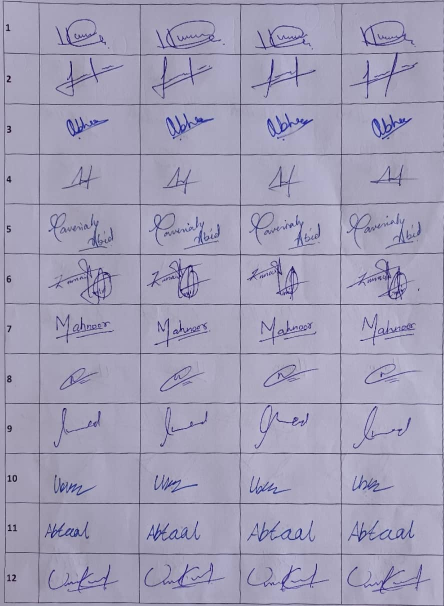
#> input picture images/image1.jpg, 888 x 1212 px, found by its file name (shown at 1/2 size)
$ jupyter execute --allow-errors code.ipynb
#> lines starting #> are read from the running program, lines starting #| are printed output that depends on the picture
# Libraries

[cell 1]
#libraries
import numpy as np
import pandas as pd
from PIL import Image
import cv2
import re
import matplotlib.pyplot as plt
import os
import numpy as np
sign_index=1

# Read and Scale Image

[cell 2]
def read_and_scale_image(path):
    image = cv2.imread(path)
    if path !="C:\\Users\\Nutech\\Desktop\\Semester 7\\Gen AI\\test code\\genai\\img\\images\\image16.jpg":
        image = cv2.resize(image, (888, 1212))
    scale_percent = 50
    width = int(image.shape[1] * scale_percent / 100)
    height = int(image.shape[0] * scale_percent / 100)
    dim = (width, height)

    resize=cv2.resize(image, dim, interpolation=cv2.INTER_AREA)
    return resize

# Extract Signatures

[cell 3]
def extract_rows_and_save_images(image, output_directory='output_images'):
    # Define dimensions of each row and columns
    box_height = 50
    column_widths = [36, 105, 105, 105, 105]  # widths for each of the 5 columns

    # Calculate the number of rows in the image
    num_rows = image.shape[0] // box_height

    # Ensure output directory exists
    os.makedirs(output_directory, exist_ok=True)

    for row in range(num_rows):
        # Calculate the y-coordinate for the current row
        y_start = row * box_height
        y_end = y_start + box_height

        # Crop the row image
        row_image = image[y_start:y_end, :]

        # Extract the ID from the first column
        id_region = row_image[:, :column_widths[0]]  # First column
        id_gray = cv2.cvtColor(id_region, cv2.COLOR_BGR2GRAY)
        _, id_thresh = cv2.threshold(id_gray, 200, 255, cv2.THRESH_BINARY_INV)

        # Find contours to extract the ID number
        id_contours, _ = cv2.findContours(id_thresh, cv2.RETR_EXTERNAL, cv2.CHAIN_APPROX_SIMPLE)
        if id_contours:
            id_contour = max(id_contours, key=cv2.contourArea)
            x, y, w, h = cv2.boundingRect(id_contour)
            id_number = id_region[y:y+h, x:x+w]
            id_number = cv2.resize(id_number, None, fx=4, fy=4, interpolation=cv2.INTER_CUBIC)

            global sign_index

            id_folder = os.path.join(output_directory,str(sign_index))
            sign_index+=1
            os.makedirs(id_folder, exist_ok=True)


            # Loop through the sign columns (2nd to 5th)
            for col in range(1, 5):  # 1 to 4 for sign columns
                sign_x_start = sum(column_widths[:col])  # Start x-coordinate for the sign
                sign_x_end = sign_x_start + column_widths[col]  # End x-coordinate for the sign

                # Crop the sign image
                sign_image = row_image[:, sign_x_start:sign_x_end]

                # Save the sign image in the respective folder
                sign_image_path = os.path.join(id_folder, f'sign_{col}.png')
                cv2.imwrite(sign_image_path, sign_image)

            print(f"Saved images for ID {sign_index} in folder: {id_folder}")

[cell 4]
global sign_index
sign_index=1

# Process Images

[cell 5]
import os
import cv2
# Function to sort filenames numerically
def sort_key(filename):
    numbers = re.findall(r'\d+', filename)
    return int(numbers[0]) if numbers else filename

# Function to process images in the directory
def process_images_in_directory(directory_path, output_directory='output_images'):
    # Ensure the output directory exists
    os.makedirs(output_directory, exist_ok=True)

    # List image files and sort them numerically
    image_filenames = [f for f in os.listdir(directory_path) if f.endswith(('.png', '.jpg'))]
    sorted_filenames = sorted(image_filenames, key=sort_key)

    # Loop over all sorted image files
    for filename in sorted_filenames:
        image_path = os.path.join(directory_path, filename)

        # Process the image (e.g., extract rows and save images)
        image = read_and_scale_image(image_path)
#> in read_and_scale_image, image is the input picture: shape (1212, 888, 3); mean B, G, R 182.8, 158.5, 162.2
#> in read_and_scale_image, `resize=cv2.resize(image, dim, interpolation=cv2.INTER_AREA)`:
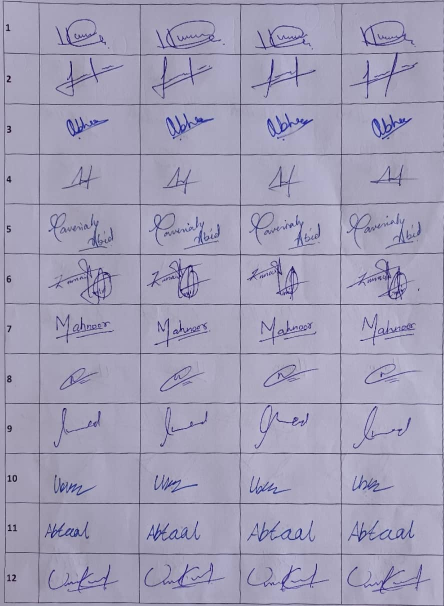
#> resize: shape (606, 444, 3); mean B, G, R 182.9, 158.6, 162.3
        if image is not None:
            extract_rows_and_save_images(image, output_directory)
#> the loop in extract_rows_and_save_images, `for row in range(num_rows):` made 12 passes
#> pass 1, in extract_rows_and_save_images, `row_image = image[y_start:y_end, :]`:
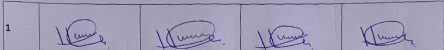
#> row_image: shape (50, 444, 3); mean B, G, R 181, 155.7, 159.6
#> pass 1, in extract_rows_and_save_images, `id_region = row_image[:, :column_widths[0]]`:
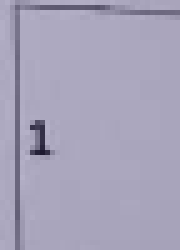
#> id_region: shape (50, 36, 3) (shown 5 times larger); mean B, G, R 185.7, 162.7, 166.7
#> after the loop in extract_rows_and_save_images, `for row in range(num_rows):`:
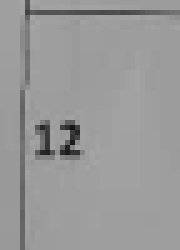
#> id_gray: shape (50, 36) (shown 5 times larger); min 20, max 165, mean 152.9
#> after the loop in extract_rows_and_save_images, `for row in range(num_rows):`: sign_index = 13
#> pass 2 of the loop in process_images_in_directory, `for filename in sorted_filenames:`:
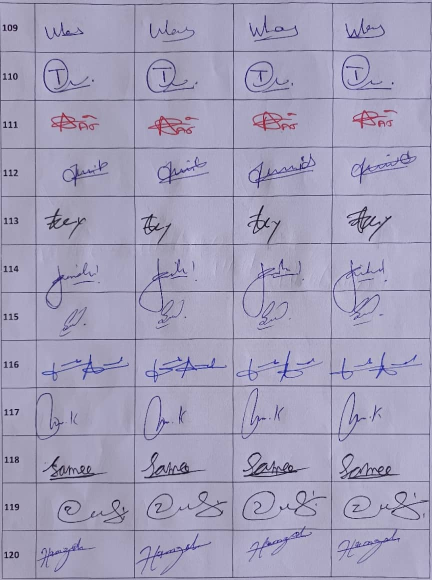
#> input picture images/image10.jpg, 864 x 1160 px, found by its file name (shown at 1/2 size)
#> in read_and_scale_image, image is the input picture: shape (1160, 864, 3); mean B, G, R 186.3, 159.6, 163.5
#> image: shape (1212, 888, 3)
#> the loop in extract_rows_and_save_images (call 2), `for row in range(num_rows):` made 12 passes
#| Saved images for ID 14 in folder: output_images/13
#| Saved images for ID 15 in folder: output_images/14
#| Saved images for ID 16 in folder: output_images/15
#| Saved images for ID 17 in folder: output_images/16
#| Saved images for ID 18 in folder: output_images/17
#> (further printed lines are left out)
#> pass 1, in extract_rows_and_save_images (call 2), `id_number = cv2.resize(id_number, None, fx=4, fy=4, interpolation=cv2...`:
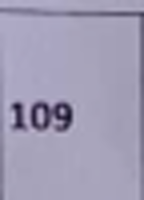
#> id_number: shape (200, 144, 3); mean B, G, R 180.6, 156.3, 160.7
#> after the loop in extract_rows_and_save_images (call 2), `for row in range(num_rows):`:
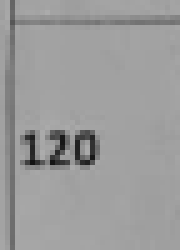
#> id_gray: shape (50, 36) (shown 5 times larger); min 19, max 172, mean 155.4
#> after the loop in extract_rows_and_save_images (call 2), `for row in range(num_rows):`: sign_index = 25
#> pass 3 of the loop in process_images_in_directory, `for filename in sorted_filenames:`:
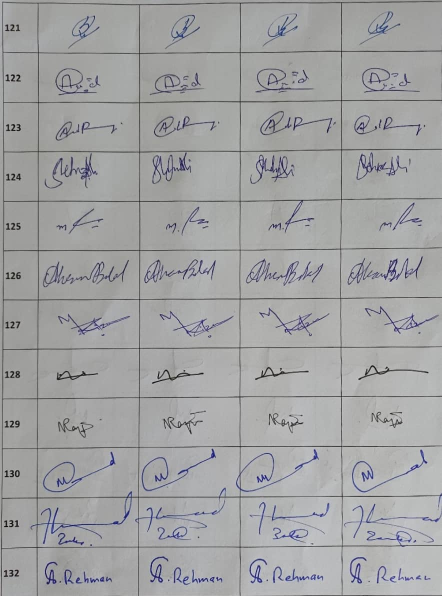
#> input picture images/image11.jpg, 884 x 1192 px, found by its file name (shown at 1/2 size)
#> in read_and_scale_image, image is the input picture: shape (1192, 884, 3); mean B, G, R 163.5, 162.8, 162.3
#> image: shape (1212, 888, 3)
#> the loop in extract_rows_and_save_images (call 3), `for row in range(num_rows):` made 12 passes
#| Saved images for ID 26 in folder: output_images/25
#| Saved images for ID 27 in folder: output_images/26
#| Saved images for ID 28 in folder: output_images/27
#| Saved images for ID 29 in folder: output_images/28
#| Saved images for ID 30 in folder: output_images/29
#> (further printed lines are left out)
#> pass 1, in extract_rows_and_save_images (call 3), `id_number = cv2.resize(id_number, None, fx=4, fy=4, interpolation=cv2...`:
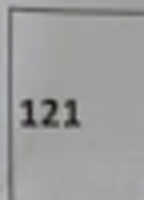
#> id_number: shape (200, 144, 3); mean B, G, R 156.5, 157, 156.7
#> after the loop in extract_rows_and_save_images (call 3), `for row in range(num_rows):`:
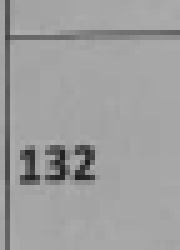
#> id_gray: shape (50, 36) (shown 5 times larger); min 29, max 174, mean 158.2
#> after the loop in extract_rows_and_save_images (call 3), `for row in range(num_rows):`: sign_index = 37
#> the loop made 4 passes; the first 3 are shown

# Example usage
process_images_in_directory('C:\\Users\\Nutech\\Desktop\\Semester 7\\Gen AI\\test code\\genai\\img\\images', 'output_images')

# Augment Images

[cell 6]
import os
import cv2
import numpy as np
import imgaug.augmenters as iaa

# Function to apply augmentations to an image
# [10 lines left out: function augment_image, not called in this run]

# Function to process a folder of images
def augment_images_in_folder(folder_path):
    for filename in os.listdir(folder_path):
        img_path = os.path.join(folder_path, filename)

        # Check if the file is an image
        if filename.endswith('.jpg') or filename.endswith('.png') or filename.endswith('.jpeg'):
            # Read the image
            image = cv2.imread(img_path)
            # Apply augmentation
            augmented_images = [augment_image(image) for _ in range(10)]  # Create 10 augmented versions

            # Save the augmented images in the same folder
            for i, aug_img in enumerate(augmented_images):
                aug_filename = f"aug_{i}_{filename}"
                aug_img_path = os.path.join(folder_path, aug_filename)
                cv2.imwrite(aug_img_path, aug_img)
                print(f"Saved {aug_img_path}")

# Main function to process all folders
def augment_all_images_in_output_directory(output_dir):
    for folder_name in os.listdir(output_dir):
        folder_path = os.path.join(output_dir, folder_name)

        # Check if the path is a directory
        if os.path.isdir(folder_path):
            print(f"Processing folder: {folder_path}")
            augment_images_in_folder(folder_path)

# Set the path to the 'output images' directory
output_directory = 'output_images'
#> output_directory = 'output_images'

# Augment images in all subfolders
augment_all_images_in_output_directory(output_directory)
#| Processing folder: output_images/1
#> pass 2 of the loop in augment_all_images_in_output_directory, `for folder_name in os.listdir(output_dir):`:
#| Processing folder: output_images/10
#> pass 3 of the loop in augment_all_images_in_output_directory, `for folder_name in os.listdir(output_dir):`:
#| Processing folder: output_images/11
#> the loop made 48 passes; the first 3 are shown

# Model Training

[cell 7]
import os
import numpy as np
import cv2
from tensorflow.keras.models import Sequential
from tensorflow.keras.layers import Conv2D, MaxPooling2D, Flatten, Dense, Dropout
from tensorflow.keras.utils import to_categorical
from sklearn.model_selection import train_test_split
from sklearn.preprocessing import LabelEncoder

# Define the image dimensions
IMG_HEIGHT, IMG_WIDTH = 128, 128
BATCH_SIZE = 32
EPOCHS = 20

# Function to load and preprocess images
def load_images_from_folders(base_path):
    images = []
    labels = []

    # Loop over each folder (unique ID)
    for folder_name in os.listdir(base_path):
        folder_path = os.path.join(base_path, folder_name)
        if os.path.isdir(folder_path):
            for filename in os.listdir(folder_path):
                img_path = os.path.join(folder_path, filename)
                if filename.endswith('.jpg') or filename.endswith('.png') or filename.endswith('.jpeg'):
                    # Read and resize the image
                    image = cv2.imread(img_path)
                    image = cv2.resize(image, (IMG_HEIGHT, IMG_WIDTH))
                    images.append(image)
                    labels.append(folder_name)  # Use folder name as the label (ID)

    return np.array(images), np.array(labels)

# Function to preprocess the data and split into training and validation sets
def preprocess_data(base_path):
    # Load images and labels
    images, labels = load_images_from_folders(base_path)

    # Normalize the image data
    images = images.astype('float32') / 255.0

    # Encode labels to integers
    label_encoder = LabelEncoder()
    encoded_labels = label_encoder.fit_transform(labels)
    num_classes = len(np.unique(encoded_labels))

    # One-hot encode the labels
    labels = to_categorical(encoded_labels, num_classes)

    # Split the data into training and testing sets
    X_train, X_test, y_train, y_test = train_test_split(images, labels, test_size=0.2, random_state=42)

    return X_train, X_test, y_train, y_test, num_classes, label_encoder

# Function to build the CNN model
# [36 lines left out: function build_cnn_model, not called in this run]

# Main function to load data, train the model, and evaluate
def train_signature_model(base_path):
    # Preprocess the data
    X_train, X_test, y_train, y_test, num_classes, label_encoder = preprocess_data(base_path)

    # Build the CNN model
    model = build_cnn_model(num_classes)

    # Train the model
    model.fit(X_train, y_train, validation_data=(X_test, y_test), epochs=EPOCHS, batch_size=BATCH_SIZE)

    # Evaluate the model
    loss, accuracy = model.evaluate(X_test, y_test)
    print(f"Test Accuracy: {accuracy * 100:.2f}%")

    return model, label_encoder

# Function to predict the signature ID for a given image
# [14 lines left out: function predict_signature, not called in this run]

# Path to the directory containing signature folders (each folder named with a unique ID like 1, 2, 3, etc.)
base_directory = 'output_images'

# Train the CNN model
#> (the rest of this cell did not finish here and is left out)

#> pass 2 of the loop in load_images_from_folders, `for folder_name in os.listdir(base_path):`:
#> pass 3 of the loop in load_images_from_folders, `for folder_name in os.listdir(base_path):`:
#> the loop made 48 passes; the first 3 are shown
